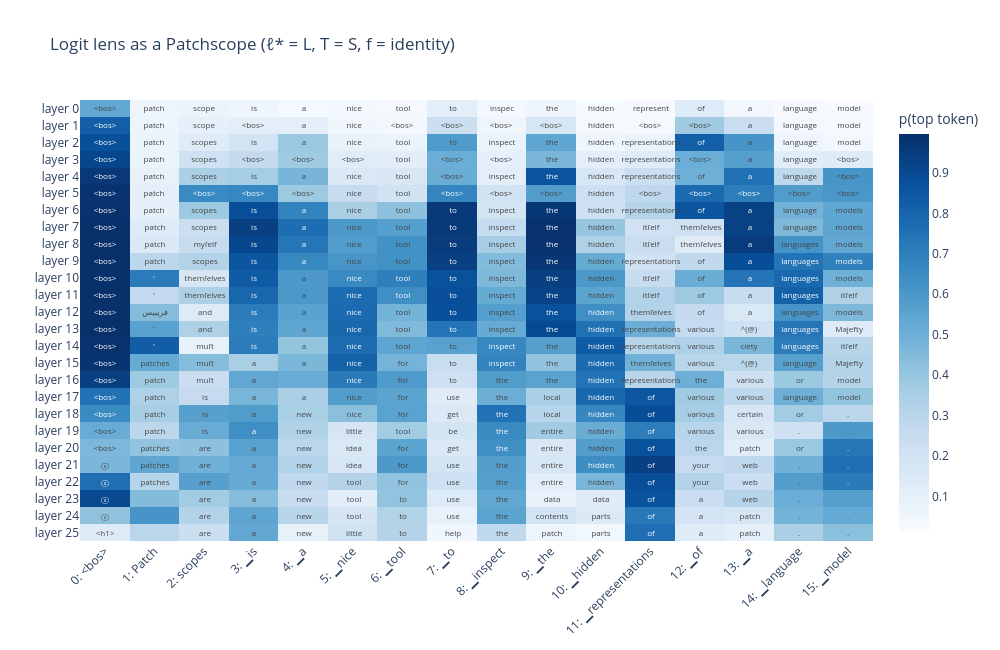

Source (notebook cell):
### Code cell
import plotly.graph_objects as go

fig = go.Figure(
    data=go.Heatmap(
        z=[row.tolist() for row in top_probs][::-1],
        x=[f"{i}: {t}" for i, t in enumerate(source_tokens)],
        y=[f"layer {i}" for i in range(n_layers)][::-1],
        text=decoded[::-1],
        texttemplate="%{text}",
        textfont=dict(size=8),
        colorscale="Blues",
        colorbar=dict(title="p(top token)"),
        hovertemplate="%{y}<br>%{x}<br>%{text} (p=%{z:.3f})<extra></extra>",
    )
)
fig.update_layout(
    title="Logit lens as a Patchscope (ℓ* = L, T = S, f = identity)",
    xaxis=dict(tickangle=-45),
    height=650,
    width=1000,
)
fig.show()

### Figure 1 — Plotly figure (JSON) as saved in the notebook; plotly's stock layout.template omitted (floating-point values rounded to 4 significant figures; data arrays with more than 128 entries replaced by an {"elided": "..."} marker saying what was removed)
{"data": [{"colorbar": {"title": {"text": "p(top token)"}}, "colorscale": [[0.0, "rgb(247,251,255)"], [0.125, "rgb(222,235,247)"], [0.25, "rgb(198,219,239)"], [0.375, "rgb(158,202,225)"], [0.5, "rgb(107,174,214)"], [0.625, "rgb(66,146,198)"], [0.75, "rgb(33,113,181)"], [0.875, "rgb(8,81,156)"], [1.0, "rgb(8,48,107)"]], "hovertemplate": "%{y}<br>%{x}<br>%{text} (p=%{z:.3f})<extra></extra>", "text": {"elided": "26x16 str values"}, "textfont": {"size": 8}, "texttemplate": "%{text}", "type": "heatmap", "x": ["0: <bos>", "1: Patch", "2: scopes", "3: ▁is", "4: ▁a", "5: ▁nice", "6: ▁tool", "7: ▁to", "8: ▁inspect", "9: ▁the", "10: ▁hidden", "11: ▁representations", "12: ▁of", "13: ▁a", "14: ▁language", "15: ▁model"], "y": ["layer 25", "layer 24", "layer 23", "layer 22", "layer 21", "layer 20", "layer 19", "layer 18", "layer 17", "layer 16", "layer 15", "layer 14", "layer 13", "layer 12", "layer 11", "layer 10", "layer 9", "layer 8", "layer 7", "layer 6", "layer 5", "layer 4", "layer 3", "layer 2", "layer 1", "layer 0"], "z": {"elided": "26x16 float values"}}], "layout": {"height": 650, "title": {"text": "Logit lens as a Patchscope (ℓ* = L, T = S, f = identity)"}, "width": 1000, "xaxis": {"tickangle": -45}}}
